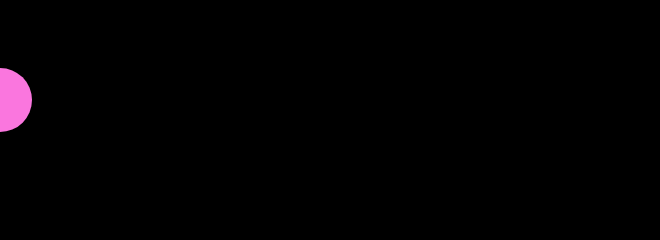
Frame 1 (no input)
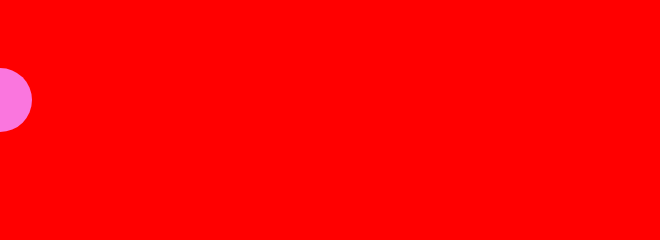
Frame 60 (no input)
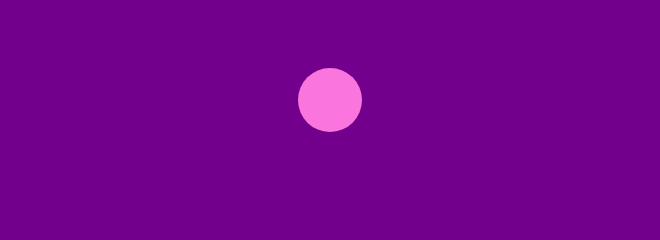
Frame 120 (the mouse pressed at the canvas centre since frame 60)

The p5.js sketch that drew these frames (run headless with seeded random() and noise() and a simulated clock; from frame 60 on, the mouse is pressed at the canvas centre):

// p5.js sketch
// ── sketch.js
 var r=0;
 var b=0;
function setup() {
  createCanvas(660,240);
  
}
function draw() 
{	
	background(r,0,b);
  noStroke();
	r=map(mouseX,600,0,0,255);
	b=map(mouseX,600,0,255,0);
	fill(250,118,222);
	ellipse(mouseX,100,64,64);
}
